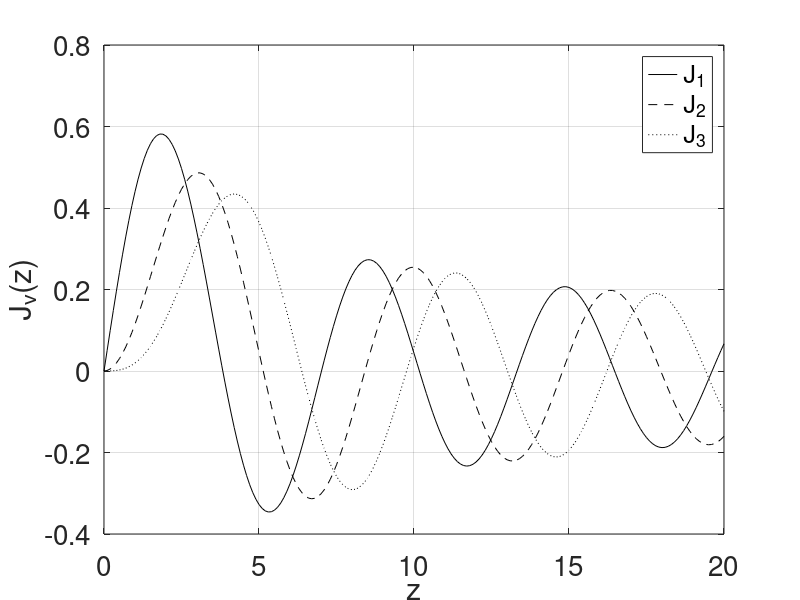

The MATLAB source for this figure: (Note: this script raises an error after producing the figure.)
%% Bessel function tests

clear all

size_of_font = 20;

%% Plot spectral fluxes

figure(99)
z = 0:0.1:20;
J = zeros(5,201);
xJ = zeros(5,201);
testJ = zeros(1,201);
for i = 0:3
    J(i+1,:) = besselj(i,z);
    zJ(i+1,:) = z.*besselj(i,z);
end
plot(z,J(2,:), 'k')
hold on
plot(z,J(3,:), 'k--')
plot(z,J(4,:), 'k:')
grid on
legend('J_1','J_2','J_3','Location','Best')
xlabel('z')
ylabel('J_{\nu}(z)')
set(gca,'fontsize', size_of_font);

%% Plot vorticity fields from snapshots of each simulation

addpath ../../AR6_Chapter9/FGD/Matlab_Functions/

color_bar_vorticity = IPCC_Get_Colorbar('temperature_d', 21, false);
color_bar_buoyancy = IPCC_Get_Colorbar('precip_d', 21, false);
color_bar_qgpv = IPCC_Get_Colorbar('wind_d', 21, false);

filedir = "../simulations/output/data/";
filedir_qg = "../simulations/output/data/final_simulation/";
filedir_copied_data = "../simulations/output/copied_data/SurfaceQG_n_512_visc_1.0e-17_order_8_hypovisc_0.005_order_-2_kf_7.0_F_1.0e-5_endtime_30000.0_beta_0.5/";

StrongBeta_2D = load("/Users/brodiepearson/GitHub/Paper_Anisotropic_2D_Structure_Functions/simulations/Output/Data/Equilibrated/Anisotropic2D_n_2048_drag_0.04_order_-2_visc_1.0e-21_order_8_kf_100.0_F_1.0e-5_betay_10.0_betax_0.0_3000.mat");
SQG = load(filedir_copied_data+"SurfaceQG_n_512_visc_1.0e-17_order_8_hypovisc_0.005_order_-2_kf_7.0_F_1.0e-5_endtime_30000.0_beta_0.5_30040.mat");
QG_mid = load(filedir_qg+"multilayerqg_2layer_512_beta_5.0_Ld_0.35_75.mat");
QG = load(filedir_qg+"multilayerqg_2layer_512_beta_5.0_Ld_0.35_100.mat");

x_grid_2D = StrongBeta_2D.dx:StrongBeta_2D.dx:StrongBeta_2D.Lx;
y_grid_2D = StrongBeta_2D.dy:StrongBeta_2D.dy:StrongBeta_2D.Ly;
x_grid_SQG = SQG.dx:SQG.dx:SQG.Lx;
y_grid_SQG = SQG.dy:SQG.dy:SQG.Ly;
x_grid_QG = QG.dx:QG.dx:QG.Lx;
y_grid_QG = QG.dy:QG.dy:QG.Ly;

hmaps=figure(20)
set(hmaps,'Position',[10 10 1600 600])
ax(1) = subplot(2,3,1)
imagesc(x_grid_2D(1:end),y_grid_2D(1:end), StrongBeta_2D.zeta(1:end,1:end)')
ylim([0 2*pi])
xlim([0 2*pi])
xticks([0, pi, 2*pi])
xticklabels({'0' '\pi' '2\pi'})
yticks([0, pi, 2*pi])
yticklabels({'0', '\pi', '2\pi'})
xlabel('x')
ylabel('y')
title('2D Turbulence')
set(gca,'fontsize', 20);
colormap(ax(1), color_bar_vorticity)
hcb=colorbar
caxis([-5 5])
hcb.Label.String = 'Vorticity';
hcb.Location = 'southoutside';

ax(2) = subplot(2,3,2)
imagesc(x_grid_SQG(1:end),y_grid_SQG(1:end), SQG.b(1:end,1:end)')
ylim([0 2*pi])
xlim([0 2*pi])
xticks([0, pi, 2*pi])
xticklabels({'0' '\pi' '2\pi'})
yticks([0, pi, 2*pi])
yticklabels({'0', '\pi', '2\pi'})
%xlabel('x (m)')
%ylabel('y (m)')
title(' Surface Quasigeostrophic (SQG) Turbulence')
set(gca,'fontsize', 20);
colormap(ax(2), color_bar_buoyancy)
hcb=colorbar
caxis([-0.1 0.1])
hcb.Label.String = 'Buoyancy';
hcb.Location = 'southoutside';

ax(3) = subplot(2,3,3)
imagesc(x_grid_QG(1:end),y_grid_QG(1:end), QG.q(1:end,1:end,1)')
ylim([0 2*pi])
xlim([0 2*pi])
xticks([0, pi, 2*pi])
xticklabels({'0' '\pi' '2\pi'})
yticks([0, pi, 2*pi])
yticklabels({'0', '\pi', '2\pi'})
%xlabel('x (m)')
%ylabel('y (m)')
title('Quasi-geostrophic (QG) Turbulence')
set(gca,'fontsize', 20);
colormap(ax(3), color_bar_qgpv)
hcb=colorbar
caxis([-1e3 1e3])
hcb.Label.String = 'Potential Vorticity';
hcb.Location = 'southoutside';

%% Create a QG plot showing evolution of energy through time

experiment_name = "multilayerqg_2layer_512_beta_5.0_Ld_0.35";

filedir = "../simulations/output/data/final_simulation/";

files = dir(filedir + experiment_name +"_*.mat");

% Sort the snapshots from earliest to latest
temp1 = struct2table(files); % convert the struct array to a table
temp2 = sortrows(temp1, 'datenum'); % sort the table by 'DOB'
files = table2struct(temp2);
file_no = length(files);

for layer=1:2
    for nn=1:file_no
        S = load(filedir + files(nn).name);
        kinetic_energy(layer,nn) = S.KE(layer);
        time(layer,nn)=files(nn).datenum;
        potential_energy(nn) = S.PE;
        vert_flux(nn) = S.Vert_flux;
    end
end

h_qgmaps=figure(21)
set(h_qgmaps,'Position',[10 10 1600 400])
ax(1) = subplot(1,3,1)
upper_layer = plot(kinetic_energy(1,:)/0.2, 'k','LineWidth',2);
hold on
lower_layer = plot(kinetic_energy(2,:)/0.8, 'r','LineWidth',2);
Vert_Flux = plot(vert_flux(:), 'r','LineWidth',2);
%PE = plot(potential_energy(:)*10, 'b:','LineWidth',2);
plot ([20 20], [0 3000],'k:','LineWidth',2)
plot ([75 75], [0 3000],'k--','LineWidth',2)
plot ([100 100], [0 3000],'k--','LineWidth',2)
ylabel('Energy per unit depth (m s^{-2})')
xlabel('Time (s)')
legend([upper_layer lower_layer], ...
    'Upper layer KE','Lower Layer KE', ...
    'Location','North');
xlim([0 105])
set(gca,'fontsize', 14);

ax(2) = subplot(1,3,2)
imagesc(x_grid_QG(1:end),y_grid_QG(1:end), QG_mid.q(1:end,1:end,1)')
ylim([0 2*pi])
xlim([0 2*pi])
xticks([0, pi, 2*pi])
xticklabels({'0' '\pi' '2\pi'})
yticks([0, pi, 2*pi])
yticklabels({'0', '\pi', '2\pi'})
%xlabel('x (m)')
%ylabel('y (m)')
title('Time = 75')
set(gca,'fontsize', 14);
colormap(ax(2), color_bar_qgpv)
hcb=colorbar
caxis([-3e3 3e3])
hcb.Label.String = 'QG Potential Vorticity';
hcb.Location = 'southoutside';

ax(3) = subplot(1,3,3)
imagesc(x_grid_QG(1:end),y_grid_QG(1:end), QG.q(1:end,1:end,1)')
ylim([0 2*pi])
xlim([0 2*pi])
xticks([0, pi, 2*pi])
xticklabels({'0' '\pi' '2\pi'})
yticks([0, pi, 2*pi])
yticklabels({'0', '\pi', '2\pi'})
%xlabel('x (m)')
%ylabel('y (m)')
title('Time = 100')
set(gca,'fontsize', 14);
colormap(ax(3), color_bar_qgpv)
hcb=colorbar
caxis([-3e3 3e3])
hcb.Label.String = 'QG Potential Vorticity';
hcb.Location = 'southoutside';

%% Alt panel

QG_midalt = load(filedir_qg+"multilayerqg_2layer_512_beta_5.0_Ld_0.35_41.mat");

h_qgmaps=figure(30)
set(h_qgmaps,'Position',[10 10 1600 400])
ax(1) = subplot(1,3,1)
upper_layer = plot(kinetic_energy(1,:)/0.2, 'k','LineWidth',2);
hold on
lower_layer = plot(kinetic_energy(2,:)/0.8, 'r','LineWidth',2);
%Vert_Flux = plot(vert_flux(:), 'r','LineWidth',2);
%PE = plot(potential_energy(:)*10, 'b:','LineWidth',2);
plot ([20 20], [0 3000],'k:','LineWidth',2)
plot ([41 41], [0 3000],'k--','LineWidth',2)
plot ([100 100], [0 3000],'k--','LineWidth',2)
ylabel('Energy per unit depth')
xlabel('Time')
legend([upper_layer lower_layer], ...
    'Upper layer KE','Lower Layer KE', ...
    'Location','North');
xlim([0 105])
set(gca,'fontsize', 14);

ax(2) = subplot(1,3,2)
imagesc(x_grid_QG(1:end),y_grid_QG(1:end), QG_midalt.q(1:end,1:end,1)')
ylim([0 2*pi])
xlim([0 2*pi])
xticks([0, pi, 2*pi])
xticklabels({'0' '\pi' '2\pi'})
yticks([0, pi, 2*pi])
yticklabels({'0', '\pi', '2\pi'})
%xlabel('x (m)')
%ylabel('y (m)')
title('Time = 41')
set(gca,'fontsize', 14);
colormap(ax(2), color_bar_qgpv)
hcb=colorbar
caxis([-3e3 3e3])
hcb.Label.String = 'Potential Vorticity';
hcb.Location = 'southoutside';

ax(3) = subplot(1,3,3)
imagesc(x_grid_QG(1:end),y_grid_QG(1:end), QG.q(1:end,1:end,1)')
ylim([0 2*pi])
xlim([0 2*pi])
xticks([0, pi, 2*pi])
xticklabels({'0' '\pi' '2\pi'})
yticks([0, pi, 2*pi])
yticklabels({'0', '\pi', '2\pi'})
%xlabel('x (m)')
%ylabel('y (m)')
title('Time = 100')
set(gca,'fontsize', 14);
colormap(ax(3), color_bar_qgpv)
hcb=colorbar
caxis([-3e3 3e3])
hcb.Label.String = 'Potential Vorticity';
hcb.Location = 'southoutside';





%% Create a QG plot showing evolution of energy through time

h_qgmaps=figure(35)
set(h_qgmaps,'Position',[10 10 1600 400])


QG_temp1 = load(filedir_qg+"multilayerqg_2layer_512_beta_5.0_Ld_0.35_41.mat");
QG_temp2 = load(filedir_qg+"multilayerqg_2layer_512_beta_5.0_Ld_0.35_42.mat");
QG_temp3 = load(filedir_qg+"multilayerqg_2layer_512_beta_5.0_Ld_0.35_43.mat");

ax(1) = subplot(1,3,1)
imagesc(x_grid_QG(1:end),y_grid_QG(1:end), QG_temp1.q(1:end,1:end,1)')
ylim([0 2*pi])
xlim([0 2*pi])
xticks([0, pi, 2*pi])
xticklabels({'0' '\pi' '2\pi'})
yticks([0, pi, 2*pi])
yticklabels({'0', '\pi', '2\pi'})
%xlabel('x (m)')
%ylabel('y (m)')
title('Time = 100')
set(gca,'fontsize', 14);
colormap(ax(1), color_bar_qgpv)
hcb=colorbar
caxis([-3e3 3e3])
hcb.Label.String = 'QG Potential Vorticity';
hcb.Location = 'southoutside';

ax(2) = subplot(1,3,2)
imagesc(x_grid_QG(1:end),y_grid_QG(1:end), QG_temp2.q(1:end,1:end,1)')
ylim([0 2*pi])
xlim([0 2*pi])
xticks([0, pi, 2*pi])
xticklabels({'0' '\pi' '2\pi'})
yticks([0, pi, 2*pi])
yticklabels({'0', '\pi', '2\pi'})
%xlabel('x (m)')
%ylabel('y (m)')
title('Time = 75')
set(gca,'fontsize', 14);
colormap(ax(2), color_bar_qgpv)
hcb=colorbar
caxis([-3e3 3e3])
hcb.Label.String = 'QG Potential Vorticity';
hcb.Location = 'southoutside';

ax(3) = subplot(1,3,3)
imagesc(x_grid_QG(1:end),y_grid_QG(1:end), QG_temp3.q(1:end,1:end,1)')
ylim([0 2*pi])
xlim([0 2*pi])
xticks([0, pi, 2*pi])
xticklabels({'0' '\pi' '2\pi'})
yticks([0, pi, 2*pi])
yticklabels({'0', '\pi', '2\pi'})
%xlabel('x (m)')
%ylabel('y (m)')
title('Time = 100')
set(gca,'fontsize', 14);
colormap(ax(3), color_bar_qgpv)
hcb=colorbar
caxis([-3e3 3e3])
hcb.Label.String = 'QG Potential Vorticity';
hcb.Location = 'southoutside';



